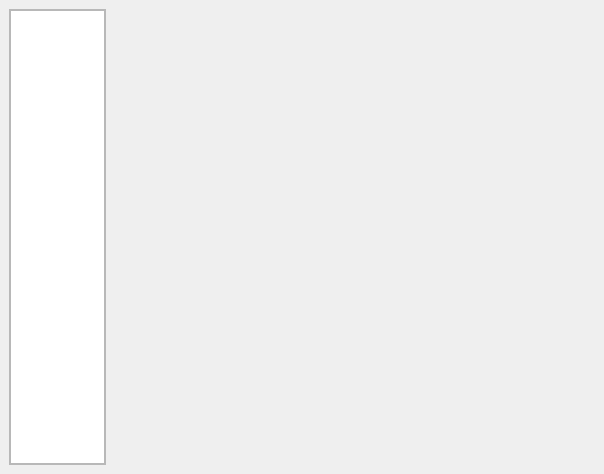
<?xml version="1.0" encoding="UTF-8"?>
<ui version="4.0">
 <class>MainWindow</class>
 <widget class="QMainWindow" name="MainWindow">
  <property name="geometry">
   <rect>
    <x>0</x>
    <y>0</y>
    <width>604</width>
    <height>474</height>
   </rect>
  </property>
  <property name="windowTitle">
   <string>Qlam</string>
  </property>
  <property name="windowIcon">
   <iconset resource="application.qrc">
    <normaloff>:/application/icons/icon128</normaloff>:/application/icons/icon128</iconset>
  </property>
  <widget class="QWidget" name="centralwidget">
   <layout class="QHBoxLayout" name="horizontalLayout" stretch="1,5">
    <item>
     <widget class="QScrollArea" name="iconBarContainer">
      <property name="minimumSize">
       <size>
        <width>50</width>
        <height>50</height>
       </size>
      </property>
      <property name="widgetResizable">
       <bool>true</bool>
      </property>
      <widget class="QListWidget" name="iconBar">
       <property name="geometry">
        <rect>
         <x>0</x>
         <y>0</y>
         <width>95</width>
         <height>434</height>
        </rect>
       </property>
      </widget>
     </widget>
    </item>
    <item>
     <widget class="QStackedWidget" name="stackWidget">
      <property name="currentIndex">
       <number>-1</number>
      </property>
     </widget>
    </item>
   </layout>
  </widget>
  <widget class="QMenuBar" name="menuBar">
   <property name="geometry">
    <rect>
     <x>0</x>
     <y>0</y>
     <width>604</width>
     <height>20</height>
    </rect>
   </property>
  </widget>
 </widget>
 <resources>
  <include location="application.qrc"/>
 </resources>
 <connections/>
</ui>
